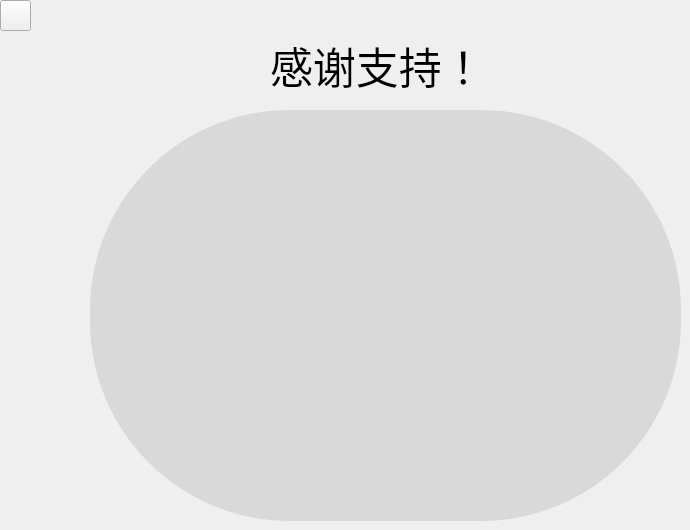
     <widget class="QWidget" name="page_15">
      <widget class="QLabel" name="label_3">
       <property name="geometry">
        <rect>
         <x>90</x>
         <y>110</y>
         <width>591</width>
         <height>411</height>
        </rect>
       </property>
       <property name="styleSheet">
        <string notr="true">background-color: rgb(217, 217, 217);
border-radius:200px;

image: url(:/新前缀/二维码.png);</string>
       </property>
       <property name="frameShape">
        <enum>QFrame::Box</enum>
       </property>
       <property name="text">
        <string/>
       </property>
      </widget>
      <widget class="QPushButton" name="Bt_back_4">
       <property name="geometry">
        <rect>
         <x>0</x>
         <y>0</y>
         <width>31</width>
         <height>31</height>
        </rect>
       </property>
       <property name="styleSheet">
        <string notr="true">QPushButton{
	border-image: url(:/新前缀/返回.png);
}
QPushButton:hover{
	background-color: rgb(217, 217, 217);
	border-radius:30px
}
QPushButton:pressed{
	padding-left:5px;
	padding-top:5px;
}</string>
       </property>
       <property name="text">
        <string/>
       </property>
      </widget>
      <widget class="QLabel" name="label_4">
       <property name="geometry">
        <rect>
         <x>270</x>
         <y>10</y>
         <width>251</width>
         <height>111</height>
        </rect>
       </property>
       <property name="font">
        <font>
         <family>微软雅黑</family>
         <pointsize>32</pointsize>
        </font>
       </property>
       <property name="text">
        <string>感谢支持！</string>
       </property>
      </widget>
     </widget>
